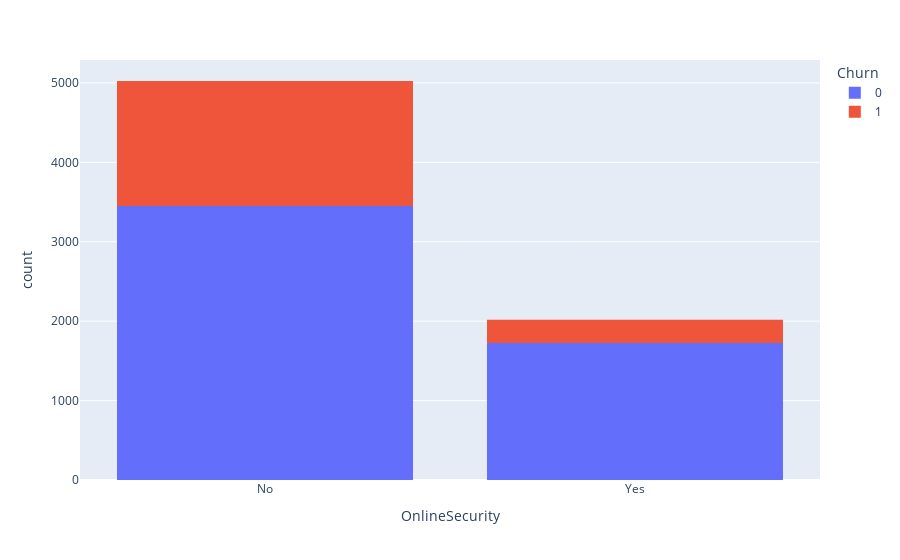

Notebook cell for this chart:
### Markdown cell above
##### 
1. Customer with fiber optic internet with the company compare to customer without any internet service with the company 5.66 times more likely to churn.
2. Customer with fiber optic internet with the company compare to customer with DSL internet service with the company almost 2.21 times more likely to churn.
3. Customer with DSL internet service with the company compare to customer without any internet service with the company 2.56 times more likley to churn.

### Code cell
#5. Online Security and Churn 
df1[['OnlineSecurity','OnlineBackup','DeviceProtection','TechSupport','StreamingTV','StreamingMovies']]= df1[['OnlineSecurity','OnlineBackup','DeviceProtection','TechSupport','StreamingTV','StreamingMovies']].replace('No internet service','No')
print("churn % with OnlineSecurity : ", round(df1[(df1['OnlineSecurity']== 'Yes') & (df1['Churn']== 1)].shape[0] / df1[df1['OnlineSecurity']== 'Yes'].shape[0] * 100, 2))
print("churn % without OnlineSecurity lines : ", round(df1[(df1['OnlineSecurity']== 'No') & (df1['Churn']== 1)].shape[0] / df1[df1['OnlineSecurity']== 'No'].shape[0] * 100, 2))
fig = px.histogram(df1, x = "OnlineSecurity", color = "Churn")
fig

### Figure 1 — Plotly figure (JSON) as saved in the notebook; plotly's stock layout.template omitted (floating-point values rounded to 4 significant figures; data arrays with more than 128 entries replaced by an {"elided": "..."} marker saying what was removed)
{"data": [{"alignmentgroup": "True", "bingroup": "x", "hovertemplate": "Churn=0<br>OnlineSecurity=%{x}<br>count=%{y}<extra></extra>", "legendgroup": "0", "marker": {"color": "#636efa", "pattern": {"shape": ""}}, "name": "0", "offsetgroup": "0", "orientation": "v", "showlegend": true, "type": "histogram", "x": {"elided": "5174 str values"}, "xaxis": "x", "yaxis": "y"}, {"alignmentgroup": "True", "bingroup": "x", "hovertemplate": "Churn=1<br>OnlineSecurity=%{x}<br>count=%{y}<extra></extra>", "legendgroup": "1", "marker": {"color": "#EF553B", "pattern": {"shape": ""}}, "name": "1", "offsetgroup": "1", "orientation": "v", "showlegend": true, "type": "histogram", "x": {"elided": "1869 str values"}, "xaxis": "x", "yaxis": "y"}], "layout": {"barmode": "relative", "legend": {"title": {"text": "Churn"}, "tracegroupgap": 0}, "margin": {"t": 60}, "xaxis": {"anchor": "y", "domain": [0, 1], "title": {"text": "OnlineSecurity"}}, "yaxis": {"anchor": "x", "domain": [0, 1], "title": {"text": "count"}}}}
